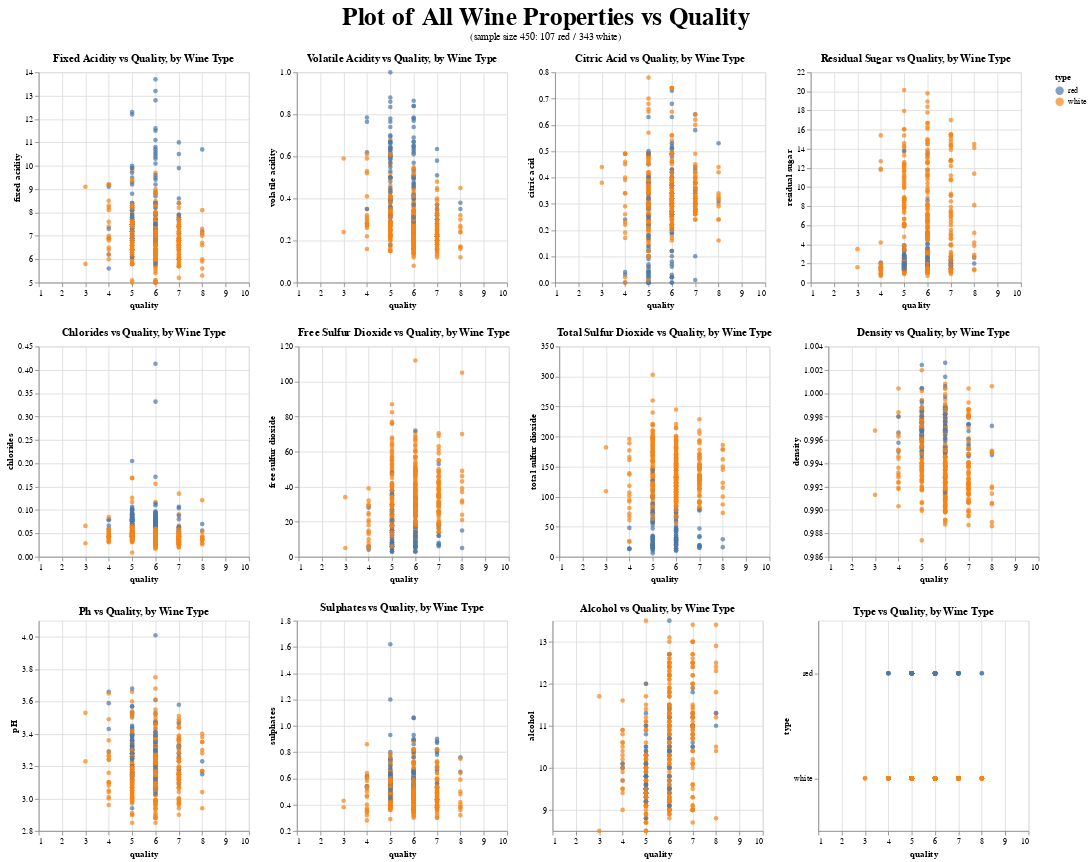

The notebook cell saved with this chart:
### Markdown cell above
* *Graph 1* gives us a good idea of how the quality ratings in our dataset are distributed. We can see that our dataset is not very well balanced and may need to be resampled later


* We will now perform a visual summary to compare the relevancy of each chemical property to the quality of the wine. We will also include a visualization of wine type vs quality to see if there is a significant difference between the two types. Note that will be taking a sample to make our graphs more readable.

### Code cell
scatter_plots = []
sample_opacity = 0.7
sample_size = 450

data_sample = data_wine.sample(sample_size, random_state=123)
red_count   = data_sample[data_sample["type"] == "red"].shape[0]      #for subtitle
white_count = data_sample[data_sample["type"] == "white"].shape[0]    #for subtitle

for property_name in data_sample.columns[:-2]:
    scatter_plot = (alt.Chart(data_sample)
                    .mark_circle(opacity=sample_opacity)
                    .encode(
                        x=alt.X(f"quality:Q", scale=alt.Scale(domain=(1, 10))),
                        y=alt.Y(f"{property_name}:Q", scale=alt.Scale(zero=False)),
                        color="type:N")
                    .properties(
                        width=250,
                        height=250,
                        title=f"{property_name.title()} vs Quality, by Wine Type"))
    scatter_plots.append(scatter_plot)
    
scatter_plots.append(alt.Chart(data_sample)
                     .mark_circle(opacity=sample_opacity)
                     .encode(
                         x=alt.X(f"quality:Q", scale=alt.Scale(domain=[1,10])),
                         y=alt.Y("type"),
                         color="type:N")
                     .properties(
                         width=250,
                         height=250,
                         title=f"Type vs Quality, by Wine Type"))
 
    
wine_plot = alt.VConcatChart(vconcat=(alt.hconcat(*scatter_plots[0:4]), 
                                      alt.hconcat(*scatter_plots[4:8]), 
                                      alt.hconcat(*scatter_plots[8:])), 
                             title=alt.TitleParams(
                                 "Plot of All Wine Properties vs Quality", 
                                 fontSize=30,
                                 subtitle="(sample size "+str(sample_size)+": "+str(red_count)+" red / "+str(white_count)+" white)", anchor="middle", dy=-10))

wine_plot

### Figure 1 — Vega-Lite specification as saved in the notebook (floating-point values rounded to 4 significant figures; data arrays with more than 128 entries replaced by an {"elided": "..."} marker saying what was removed)
{"config": {"view": {"continuousWidth": 300, "continuousHeight": 300}}, "vconcat": [{"hconcat": [{"mark": {"type": "circle", "opacity": 0.7}, "encoding": {"color": {"field": "type", "type": "nominal"}, "x": {"field": "quality", "scale": {"domain": [1, 10]}, "type": "quantitative"}, "y": {"field": "fixed acidity", "scale": {"zero": false}, "type": "quantitative"}}, "height": 250, "title": "Fixed Acidity vs Quality, by Wine Type", "width": 250}, {"mark": {"type": "circle", "opacity": 0.7}, "encoding": {"color": {"field": "type", "type": "nominal"}, "x": {"field": "quality", "scale": {"domain": [1, 10]}, "type": "quantitative"}, "y": {"field": "volatile acidity", "scale": {"zero": false}, "type": "quantitative"}}, "height": 250, "title": "Volatile Acidity vs Quality, by Wine Type", "width": 250}, {"mark": {"type": "circle", "opacity": 0.7}, "encoding": {"color": {"field": "type", "type": "nominal"}, "x": {"field": "quality", "scale": {"domain": [1, 10]}, "type": "quantitative"}, "y": {"field": "citric acid", "scale": {"zero": false}, "type": "quantitative"}}, "height": 250, "title": "Citric Acid vs Quality, by Wine Type", "width": 250}, {"mark": {"type": "circle", "opacity": 0.7}, "encoding": {"color": {"field": "type", "type": "nominal"}, "x": {"field": "quality", "scale": {"domain": [1, 10]}, "type": "quantitative"}, "y": {"field": "residual sugar", "scale": {"zero": false}, "type": "quantitative"}}, "height": 250, "title": "Residual Sugar vs Quality, by Wine Type", "width": 250}]}, {"hconcat": [{"mark": {"type": "circle", "opacity": 0.7}, "encoding": {"color": {"field": "type", "type": "nominal"}, "x": {"field": "quality", "scale": {"domain": [1, 10]}, "type": "quantitative"}, "y": {"field": "chlorides", "scale": {"zero": false}, "type": "quantitative"}}, "height": 250, "title": "Chlorides vs Quality, by Wine Type", "width": 250}, {"mark": {"type": "circle", "opacity": 0.7}, "encoding": {"color": {"field": "type", "type": "nominal"}, "x": {"field": "quality", "scale": {"domain": [1, 10]}, "type": "quantitative"}, "y": {"field": "free sulfur dioxide", "scale": {"zero": false}, "type": "quantitative"}}, "height": 250, "title": "Free Sulfur Dioxide vs Quality, by Wine Type", "width": 250}, {"mark": {"type": "circle", "opacity": 0.7}, "encoding": {"color": {"field": "type", "type": "nominal"}, "x": {"field": "quality", "scale": {"domain": [1, 10]}, "type": "quantitative"}, "y": {"field": "total sulfur dioxide", "scale": {"zero": false}, "type": "quantitative"}}, "height": 250, "title": "Total Sulfur Dioxide vs Quality, by Wine Type", "width": 250}, {"mark": {"type": "circle", "opacity": 0.7}, "encoding": {"color": {"field": "type", "type": "nominal"}, "x": {"field": "quality", "scale": {"domain": [1, 10]}, "type": "quantitative"}, "y": {"field": "density", "scale": {"zero": false}, "type": "quantitative"}}, "height": 250, "title": "Density vs Quality, by Wine Type", "width": 250}]}, {"hconcat": [{"mark": {"type": "circle", "opacity": 0.7}, "encoding": {"color": {"field": "type", "type": "nominal"}, "x": {"field": "quality", "scale": {"domain": [1, 10]}, "type": "quantitative"}, "y": {"field": "pH", "scale": {"zero": false}, "type": "quantitative"}}, "height": 250, "title": "Ph vs Quality, by Wine Type", "width": 250}, {"mark": {"type": "circle", "opacity": 0.7}, "encoding": {"color": {"field": "type", "type": "nominal"}, "x": {"field": "quality", "scale": {"domain": [1, 10]}, "type": "quantitative"}, "y": {"field": "sulphates", "scale": {"zero": false}, "type": "quantitative"}}, "height": 250, "title": "Sulphates vs Quality, by Wine Type", "width": 250}, {"mark": {"type": "circle", "opacity": 0.7}, "encoding": {"color": {"field": "type", "type": "nominal"}, "x": {"field": "quality", "scale": {"domain": [1, 10]}, "type": "quantitative"}, "y": {"field": "alcohol", "scale": {"zero": false}, "type": "quantitative"}}, "height": 250, "title": "Alcohol vs Quality, by Wine Type", "width": 250}, {"mark": {"type": "circle", "opacity": 0.7}, "encoding": {"color": {"field": "type", "type": "nominal"}, "x": {"field": "quality", "scale": {"domain": [1, 10]}, "type": "quantitative"}, "y": {"field": "type", "type": "nominal"}}, "height": 250, "title": "Type vs Quality, by Wine Type", "width": 250}]}], "data": {"name": "data-2743fc7133c4fb07a2ebc6c092858af1"}, "title": {"text": "Plot of All Wine Properties vs Quality", "anchor": "middle", "dy": -10, "fontSize": 30, "subtitle": "(sample size 450: 107 red / 343 white)"}, "$schema": "https://vega.github.io/schema/vega-lite/v5.6.1.json", "datasets": {"data-2743fc7133c4fb07a2ebc6c092858af1": {"elided": "450 records"}}}
